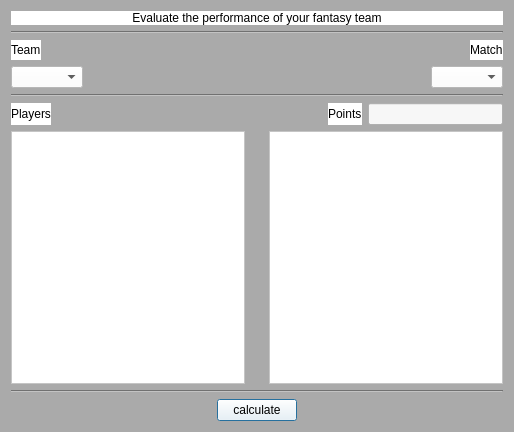
<?xml version="1.0" encoding="UTF-8"?>
<ui version="4.0">
 <class>evaluationwindow</class>
 <widget class="QDialog" name="evaluationwindow">
  <property name="geometry">
   <rect>
    <x>0</x>
    <y>0</y>
    <width>514</width>
    <height>432</height>
   </rect>
  </property>
  <property name="windowTitle">
   <string>evaluation</string>
  </property>
  <property name="windowIcon">
   <iconset>
    <normaloff>../ms-dhoni.webp</normaloff>../ms-dhoni.webp</iconset>
  </property>
  <property name="styleSheet">
   <string notr="true">background-color: rgb(170, 170, 170);</string>
  </property>
  <layout class="QVBoxLayout" name="verticalLayout">
   <item>
    <widget class="QLabel" name="label">
     <property name="styleSheet">
      <string notr="true">background-color: rgb(255, 255, 255);</string>
     </property>
     <property name="text">
      <string>Evaluate the performance of your fantasy team</string>
     </property>
     <property name="scaledContents">
      <bool>false</bool>
     </property>
     <property name="alignment">
      <set>Qt::AlignCenter</set>
     </property>
    </widget>
   </item>
   <item>
    <widget class="Line" name="line">
     <property name="orientation">
      <enum>Qt::Horizontal</enum>
     </property>
    </widget>
   </item>
   <item>
    <layout class="QHBoxLayout" name="horizontalLayout_5">
     <item>
      <widget class="QLabel" name="teamlabel">
       <property name="styleSheet">
        <string notr="true">background-color: rgb(255, 255, 255);</string>
       </property>
       <property name="text">
        <string>Team</string>
       </property>
      </widget>
     </item>
     <item>
      <spacer name="horizontalSpacer_7">
       <property name="orientation">
        <enum>Qt::Horizontal</enum>
       </property>
       <property name="sizeHint" stdset="0">
        <size>
         <width>40</width>
         <height>20</height>
        </size>
       </property>
      </spacer>
     </item>
     <item>
      <widget class="QLabel" name="matchlabel_2">
       <property name="styleSheet">
        <string notr="true">background-color: rgb(255, 255, 255);</string>
       </property>
       <property name="text">
        <string>Match</string>
       </property>
      </widget>
     </item>
    </layout>
   </item>
   <item>
    <layout class="QHBoxLayout" name="horizontalLayout_2">
     <item>
      <widget class="QComboBox" name="teamcomboBox">
       <property name="maximumSize">
        <size>
         <width>73</width>
         <height>16777215</height>
        </size>
       </property>
       <property name="styleSheet">
        <string notr="true">background-color: rgb(255, 255, 255);</string>
       </property>
      </widget>
     </item>
     <item>
      <spacer name="horizontalSpacer_2">
       <property name="orientation">
        <enum>Qt::Horizontal</enum>
       </property>
       <property name="sizeHint" stdset="0">
        <size>
         <width>78</width>
         <height>20</height>
        </size>
       </property>
      </spacer>
     </item>
     <item>
      <widget class="QComboBox" name="matchcomboBox">
       <property name="styleSheet">
        <string notr="true">background-color: rgb(255, 255, 255);</string>
       </property>
       <property name="editable">
        <bool>false</bool>
       </property>
       <property name="currentText">
        <string/>
       </property>
      </widget>
     </item>
    </layout>
   </item>
   <item>
    <widget class="Line" name="line_2">
     <property name="orientation">
      <enum>Qt::Horizontal</enum>
     </property>
    </widget>
   </item>
   <item>
    <layout class="QHBoxLayout" name="horizontalLayout_4">
     <item>
      <widget class="QLabel" name="playerlabel">
       <property name="styleSheet">
        <string notr="true">background-color: rgb(255, 255, 255);</string>
       </property>
       <property name="text">
        <string>Players</string>
       </property>
      </widget>
     </item>
     <item>
      <spacer name="horizontalSpacer_5">
       <property name="orientation">
        <enum>Qt::Horizontal</enum>
       </property>
       <property name="sizeHint" stdset="0">
        <size>
         <width>40</width>
         <height>20</height>
        </size>
       </property>
      </spacer>
     </item>
     <item>
      <spacer name="horizontalSpacer_6">
       <property name="orientation">
        <enum>Qt::Horizontal</enum>
       </property>
       <property name="sizeHint" stdset="0">
        <size>
         <width>40</width>
         <height>20</height>
        </size>
       </property>
      </spacer>
     </item>
     <item>
      <widget class="QLabel" name="pointslabel">
       <property name="styleSheet">
        <string notr="true">background-color: rgb(255, 255, 255);</string>
       </property>
       <property name="text">
        <string>Points</string>
       </property>
      </widget>
     </item>
     <item>
      <widget class="QLineEdit" name="lineEdit">
       <property name="styleSheet">
        <string notr="true">background-color: rgb(247, 247, 247);</string>
       </property>
      </widget>
     </item>
    </layout>
   </item>
   <item>
    <layout class="QHBoxLayout" name="horizontalLayout">
     <item>
      <widget class="QListWidget" name="playerslistWidget">
       <property name="styleSheet">
        <string notr="true">background-color: rgb(255, 255, 255);</string>
       </property>
      </widget>
     </item>
     <item>
      <spacer name="horizontalSpacer">
       <property name="orientation">
        <enum>Qt::Horizontal</enum>
       </property>
       <property name="sizeHint" stdset="0">
        <size>
         <width>40</width>
         <height>20</height>
        </size>
       </property>
      </spacer>
     </item>
     <item>
      <widget class="QListWidget" name="pointslistWidget">
       <property name="styleSheet">
        <string notr="true">background-color: rgb(255, 255, 255);</string>
       </property>
      </widget>
     </item>
    </layout>
   </item>
   <item>
    <widget class="Line" name="line_3">
     <property name="orientation">
      <enum>Qt::Horizontal</enum>
     </property>
    </widget>
   </item>
   <item>
    <layout class="QHBoxLayout" name="horizontalLayout_3">
     <item>
      <spacer name="horizontalSpacer_3">
       <property name="orientation">
        <enum>Qt::Horizontal</enum>
       </property>
       <property name="sizeHint" stdset="0">
        <size>
         <width>40</width>
         <height>20</height>
        </size>
       </property>
      </spacer>
     </item>
     <item>
      <widget class="QPushButton" name="calculatepushButton">
       <property name="styleSheet">
        <string notr="true">background-color: rgb(255, 255, 255);</string>
       </property>
       <property name="text">
        <string>calculate</string>
       </property>
      </widget>
     </item>
     <item>
      <spacer name="horizontalSpacer_4">
       <property name="orientation">
        <enum>Qt::Horizontal</enum>
       </property>
       <property name="sizeHint" stdset="0">
        <size>
         <width>40</width>
         <height>20</height>
        </size>
       </property>
      </spacer>
     </item>
    </layout>
   </item>
  </layout>
 </widget>
 <resources/>
 <connections/>
</ui>
